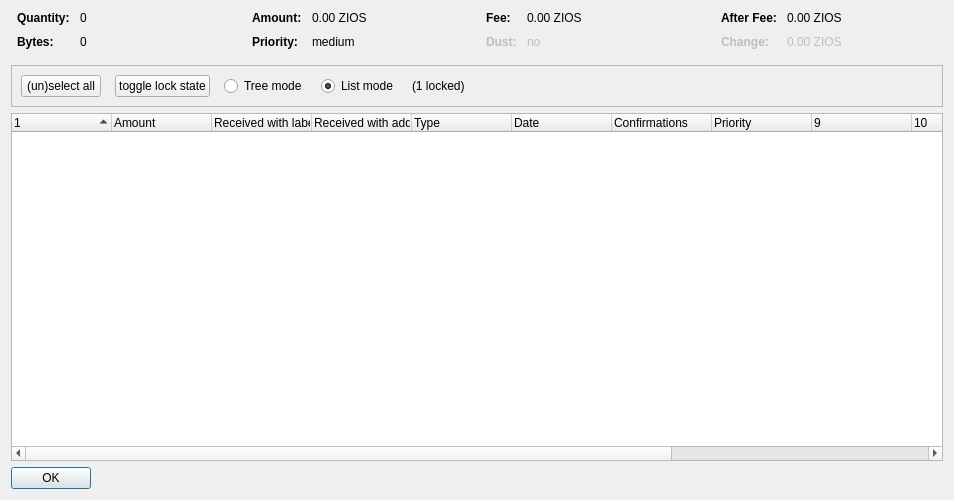
<?xml version="1.0" encoding="UTF-8"?>
<ui version="4.0">
 <class>CoinControlDialog</class>
 <widget class="QDialog" name="CoinControlDialog">
  <property name="geometry">
   <rect>
    <x>0</x>
    <y>0</y>
    <width>954</width>
    <height>500</height>
   </rect>
  </property>
  <property name="windowTitle">
   <string>Coin Selection</string>
  </property>
  <layout class="QVBoxLayout" name="verticalLayout">
   <item>
    <layout class="QHBoxLayout" name="horizontalLayoutTop" stretch="0,0,0,0">
     <property name="topMargin">
      <number>0</number>
     </property>
     <property name="bottomMargin">
      <number>10</number>
     </property>
     <item>
      <layout class="QFormLayout" name="formLayoutCoinControl1">
       <property name="horizontalSpacing">
        <number>10</number>
       </property>
       <property name="verticalSpacing">
        <number>10</number>
       </property>
       <property name="leftMargin">
        <number>6</number>
       </property>
       <property name="rightMargin">
        <number>6</number>
       </property>
       <item row="0" column="0">
        <widget class="QLabel" name="labelCoinControlQuantityText">
         <property name="font">
          <font>
           <weight>75</weight>
           <bold>true</bold>
          </font>
         </property>
         <property name="text">
          <string>Quantity:</string>
         </property>
        </widget>
       </item>
       <item row="0" column="1">
        <widget class="QLabel" name="labelCoinControlQuantity">
         <property name="cursor">
          <cursorShape>IBeamCursor</cursorShape>
         </property>
         <property name="contextMenuPolicy">
          <enum>Qt::ActionsContextMenu</enum>
         </property>
         <property name="text">
          <string notr="true">0</string>
         </property>
         <property name="textInteractionFlags">
          <set>Qt::LinksAccessibleByMouse|Qt::TextSelectableByKeyboard|Qt::TextSelectableByMouse</set>
         </property>
        </widget>
       </item>
       <item row="1" column="0">
        <widget class="QLabel" name="labelCoinControlBytesText">
         <property name="font">
          <font>
           <weight>75</weight>
           <bold>true</bold>
          </font>
         </property>
         <property name="text">
          <string>Bytes:</string>
         </property>
        </widget>
       </item>
       <item row="1" column="1">
        <widget class="QLabel" name="labelCoinControlBytes">
         <property name="cursor">
          <cursorShape>IBeamCursor</cursorShape>
         </property>
         <property name="contextMenuPolicy">
          <enum>Qt::ActionsContextMenu</enum>
         </property>
         <property name="text">
          <string notr="true">0</string>
         </property>
         <property name="textInteractionFlags">
          <set>Qt::LinksAccessibleByMouse|Qt::TextSelectableByKeyboard|Qt::TextSelectableByMouse</set>
         </property>
        </widget>
       </item>
      </layout>
     </item>
     <item>
      <layout class="QFormLayout" name="formLayoutCoinControl2">
       <property name="horizontalSpacing">
        <number>10</number>
       </property>
       <property name="verticalSpacing">
        <number>10</number>
       </property>
       <property name="leftMargin">
        <number>6</number>
       </property>
       <property name="rightMargin">
        <number>6</number>
       </property>
       <item row="0" column="0">
        <widget class="QLabel" name="labelCoinControlAmountText">
         <property name="font">
          <font>
           <weight>75</weight>
           <bold>true</bold>
          </font>
         </property>
         <property name="text">
          <string>Amount:</string>
         </property>
        </widget>
       </item>
       <item row="0" column="1">
        <widget class="QLabel" name="labelCoinControlAmount">
         <property name="cursor">
          <cursorShape>IBeamCursor</cursorShape>
         </property>
         <property name="contextMenuPolicy">
          <enum>Qt::ActionsContextMenu</enum>
         </property>
         <property name="text">
          <string notr="true">0.00 ZIOS</string>
         </property>
         <property name="textInteractionFlags">
          <set>Qt::LinksAccessibleByMouse|Qt::TextSelectableByKeyboard|Qt::TextSelectableByMouse</set>
         </property>
        </widget>
       </item>
       <item row="1" column="0">
        <widget class="QLabel" name="labelCoinControlPriorityText">
         <property name="font">
          <font>
           <weight>75</weight>
           <bold>true</bold>
          </font>
         </property>
         <property name="text">
          <string>Priority:</string>
         </property>
        </widget>
       </item>
       <item row="1" column="1">
        <widget class="QLabel" name="labelCoinControlPriority">
         <property name="cursor">
          <cursorShape>IBeamCursor</cursorShape>
         </property>
         <property name="contextMenuPolicy">
          <enum>Qt::ActionsContextMenu</enum>
         </property>
         <property name="text">
          <string>medium</string>
         </property>
         <property name="textInteractionFlags">
          <set>Qt::LinksAccessibleByMouse|Qt::TextSelectableByKeyboard|Qt::TextSelectableByMouse</set>
         </property>
        </widget>
       </item>
      </layout>
     </item>
     <item>
      <layout class="QFormLayout" name="formLayoutCoinControl3">
       <property name="horizontalSpacing">
        <number>10</number>
       </property>
       <property name="verticalSpacing">
        <number>10</number>
       </property>
       <property name="leftMargin">
        <number>6</number>
       </property>
       <property name="rightMargin">
        <number>6</number>
       </property>
       <item row="0" column="0">
        <widget class="QLabel" name="labelCoinControlFeeText">
         <property name="font">
          <font>
           <weight>75</weight>
           <bold>true</bold>
          </font>
         </property>
         <property name="text">
          <string>Fee:</string>
         </property>
        </widget>
       </item>
       <item row="0" column="1">
        <widget class="QLabel" name="labelCoinControlFee">
         <property name="cursor">
          <cursorShape>IBeamCursor</cursorShape>
         </property>
         <property name="contextMenuPolicy">
          <enum>Qt::ActionsContextMenu</enum>
         </property>
         <property name="text">
          <string notr="true">0.00 ZIOS</string>
         </property>
         <property name="textInteractionFlags">
          <set>Qt::LinksAccessibleByMouse|Qt::TextSelectableByKeyboard|Qt::TextSelectableByMouse</set>
         </property>
        </widget>
       </item>
       <item row="1" column="0">
        <widget class="QLabel" name="labelCoinControlLowOutputText">
         <property name="enabled">
          <bool>false</bool>
         </property>
         <property name="font">
          <font>
           <weight>75</weight>
           <bold>true</bold>
          </font>
         </property>
         <property name="text">
          <string>Dust:</string>
         </property>
        </widget>
       </item>
       <item row="1" column="1">
        <widget class="QLabel" name="labelCoinControlLowOutput">
         <property name="enabled">
          <bool>false</bool>
         </property>
         <property name="cursor">
          <cursorShape>IBeamCursor</cursorShape>
         </property>
         <property name="contextMenuPolicy">
          <enum>Qt::ActionsContextMenu</enum>
         </property>
         <property name="text">
          <string>no</string>
         </property>
         <property name="textInteractionFlags">
          <set>Qt::LinksAccessibleByMouse|Qt::TextSelectableByKeyboard|Qt::TextSelectableByMouse</set>
         </property>
        </widget>
       </item>
      </layout>
     </item>
     <item>
      <layout class="QFormLayout" name="formLayoutCoinControl4">
       <property name="horizontalSpacing">
        <number>10</number>
       </property>
       <property name="verticalSpacing">
        <number>10</number>
       </property>
       <property name="leftMargin">
        <number>6</number>
       </property>
       <property name="rightMargin">
        <number>6</number>
       </property>
       <item row="0" column="0">
        <widget class="QLabel" name="labelCoinControlAfterFeeText">
         <property name="font">
          <font>
           <weight>75</weight>
           <bold>true</bold>
          </font>
         </property>
         <property name="text">
          <string>After Fee:</string>
         </property>
        </widget>
       </item>
       <item row="0" column="1">
        <widget class="QLabel" name="labelCoinControlAfterFee">
         <property name="cursor">
          <cursorShape>IBeamCursor</cursorShape>
         </property>
         <property name="contextMenuPolicy">
          <enum>Qt::ActionsContextMenu</enum>
         </property>
         <property name="text">
          <string notr="true">0.00 ZIOS</string>
         </property>
         <property name="textInteractionFlags">
          <set>Qt::LinksAccessibleByMouse|Qt::TextSelectableByKeyboard|Qt::TextSelectableByMouse</set>
         </property>
        </widget>
       </item>
       <item row="1" column="0">
        <widget class="QLabel" name="labelCoinControlChangeText">
         <property name="enabled">
          <bool>false</bool>
         </property>
         <property name="font">
          <font>
           <weight>75</weight>
           <bold>true</bold>
          </font>
         </property>
         <property name="text">
          <string>Change:</string>
         </property>
        </widget>
       </item>
       <item row="1" column="1">
        <widget class="QLabel" name="labelCoinControlChange">
         <property name="enabled">
          <bool>false</bool>
         </property>
         <property name="cursor">
          <cursorShape>IBeamCursor</cursorShape>
         </property>
         <property name="contextMenuPolicy">
          <enum>Qt::ActionsContextMenu</enum>
         </property>
         <property name="text">
          <string notr="true">0.00 ZIOS</string>
         </property>
         <property name="textInteractionFlags">
          <set>Qt::LinksAccessibleByMouse|Qt::TextSelectableByKeyboard|Qt::TextSelectableByMouse</set>
         </property>
        </widget>
       </item>
      </layout>
     </item>
    </layout>
   </item>
   <item>
    <widget class="QFrame" name="frame">
     <property name="minimumSize">
      <size>
       <width>0</width>
       <height>40</height>
      </size>
     </property>
     <property name="frameShape">
      <enum>QFrame::StyledPanel</enum>
     </property>
     <property name="frameShadow">
      <enum>QFrame::Sunken</enum>
     </property>
     <layout class="QHBoxLayout" name="horizontalLayout">
      <item>
       <layout class="QHBoxLayout" name="horizontalLayoutPanel" stretch="0,0,0,0,0,0">
        <property name="spacing">
         <number>14</number>
        </property>
        <item>
         <widget class="QPushButton" name="pushButtonSelectAll">
          <property name="sizePolicy">
           <sizepolicy hsizetype="Maximum" vsizetype="Fixed">
            <horstretch>0</horstretch>
            <verstretch>0</verstretch>
           </sizepolicy>
          </property>
          <property name="text">
           <string>(un)select all</string>
          </property>
          <property name="autoDefault">
           <bool>false</bool>
          </property>
         </widget>
        </item>
        <item>
         <widget class="QPushButton" name="pushButtonToggleLock">
          <property name="sizePolicy">
           <sizepolicy hsizetype="Maximum" vsizetype="Fixed">
            <horstretch>0</horstretch>
            <verstretch>0</verstretch>
           </sizepolicy>
          </property>
          <property name="text">
           <string>toggle lock state</string>
          </property>
          <property name="autoDefault">
           <bool>false</bool>
          </property>
         </widget>
        </item>
        <item>
         <widget class="QRadioButton" name="radioTreeMode">
          <property name="sizePolicy">
           <sizepolicy hsizetype="Maximum" vsizetype="Fixed">
            <horstretch>0</horstretch>
            <verstretch>0</verstretch>
           </sizepolicy>
          </property>
          <property name="text">
           <string>Tree mode</string>
          </property>
         </widget>
        </item>
        <item>
         <widget class="QRadioButton" name="radioListMode">
          <property name="sizePolicy">
           <sizepolicy hsizetype="Maximum" vsizetype="Fixed">
            <horstretch>0</horstretch>
            <verstretch>0</verstretch>
           </sizepolicy>
          </property>
          <property name="text">
           <string>List mode</string>
          </property>
          <property name="checked">
           <bool>true</bool>
          </property>
         </widget>
        </item>
        <item>
         <widget class="QLabel" name="labelLocked">
          <property name="text">
           <string>(1 locked)</string>
          </property>
         </widget>
        </item>
        <item>
         <spacer name="horizontalSpacer">
          <property name="orientation">
           <enum>Qt::Horizontal</enum>
          </property>
          <property name="sizeHint" stdset="0">
           <size>
            <width>40</width>
            <height>20</height>
           </size>
          </property>
         </spacer>
        </item>
       </layout>
      </item>
     </layout>
    </widget>
   </item>
   <item>
    <widget class="CoinControlTreeWidget" name="treeWidget">
     <property name="contextMenuPolicy">
      <enum>Qt::CustomContextMenu</enum>
     </property>
     <property name="sortingEnabled">
      <bool>false</bool>
     </property>
     <property name="columnCount">
      <number>13</number>
     </property>
     <attribute name="headerShowSortIndicator" stdset="0">
      <bool>true</bool>
     </attribute>
     <attribute name="headerStretchLastSection">
      <bool>false</bool>
     </attribute>
     <column>
      <property name="text">
       <string/>
      </property>
     </column>
     <column>
      <property name="text">
       <string>Amount</string>
      </property>
     </column>
     <column>
      <property name="text">
       <string>Received with label</string>
      </property>
     </column>
     <column>
      <property name="text">
       <string>Received with address</string>
      </property>
     </column>
     <column>
      <property name="text">
       <string>Type</string>
      </property>
     </column>
     <column>
      <property name="text">
       <string>Date</string>
      </property>
     </column>
     <column>
      <property name="text">
       <string>Confirmations</string>
      </property>
      <property name="toolTip">
       <string>Confirmed</string>
      </property>
     </column>
     <column>
      <property name="text">
       <string>Priority</string>
      </property>
     </column>
     <column>
      <property name="text">
       <string/>
      </property>
     </column>
     <column>
      <property name="text">
       <string/>
      </property>
     </column>
     <column>
      <property name="text">
       <string/>
      </property>
     </column>
     <column>
      <property name="text">
       <string/>
      </property>
     </column>
     <column>
      <property name="text">
       <string/>
      </property>
     </column>
    </widget>
   </item>
   <item>
    <widget class="QDialogButtonBox" name="buttonBox">
     <property name="sizePolicy">
      <sizepolicy hsizetype="Maximum" vsizetype="Fixed">
       <horstretch>0</horstretch>
       <verstretch>0</verstretch>
      </sizepolicy>
     </property>
     <property name="orientation">
      <enum>Qt::Horizontal</enum>
     </property>
     <property name="standardButtons">
      <set>QDialogButtonBox::Ok</set>
     </property>
    </widget>
   </item>
  </layout>
 </widget>
 <customwidgets>
  <customwidget>
   <class>CoinControlTreeWidget</class>
   <extends>QTreeWidget</extends>
   <header>coincontroltreewidget.h</header>
  </customwidget>
 </customwidgets>
 <resources/>
 <connections/>
</ui>
